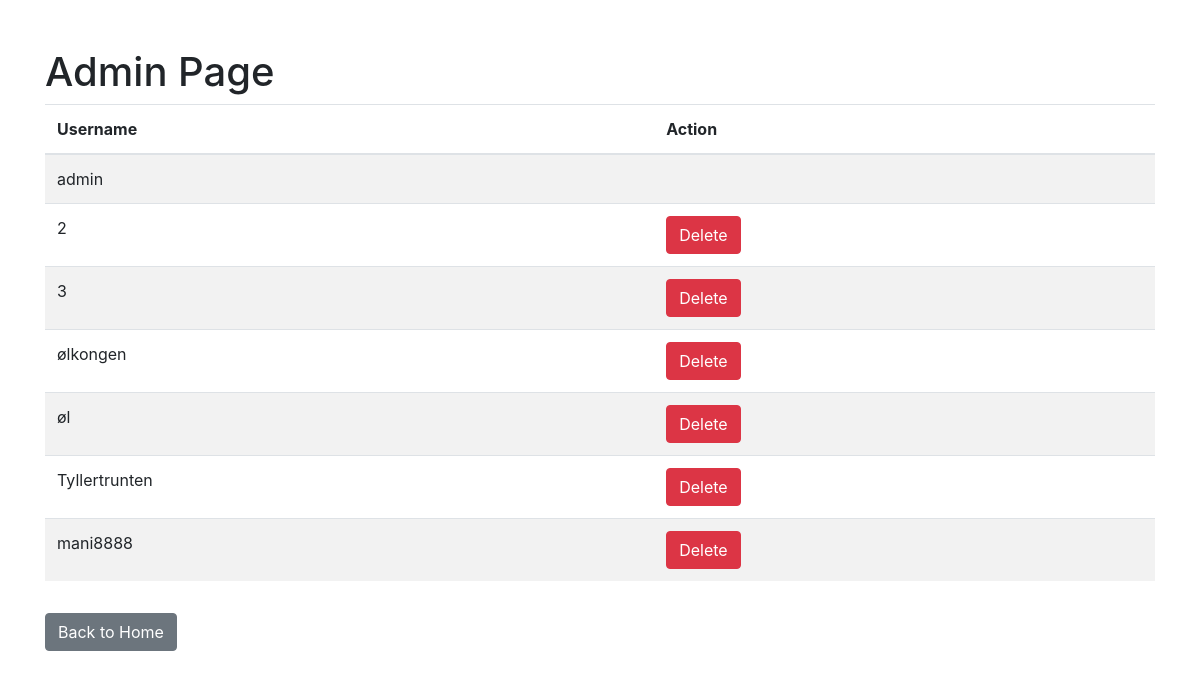
The app's page /admin (signed in) with its own data.
### app.py (models this page shows)
class User(db.Model):
    id = db.Column(db.Integer, primary_key=True)
    username = db.Column(db.String(150), unique=True, nullable=False)
    password = db.Column(db.String(150), nullable=False)
    is_admin = db.Column(db.Boolean, default=False)
    beers = db.relationship('BeerLog', backref='user', lazy=True)

### app.py (the view)
@app.route('/admin')
def admin():
    if 'user_id' in session:
        user = db.session.get(User, session['user_id'])
        if user and user.is_admin:
            users = User.query.all()
            return render_template('admin.html', users=users)
    return redirect(url_for('login'))

### templates/admin.html (shortened to what this page needs)
<!DOCTYPE html>
<html>
<head>
    <link rel="stylesheet" href="https://stackpath.bootstrapcdn.com/bootstrap/4.5.2/css/bootstrap.min.css">
</head>
<body class="container">
    <h1 class="mt-5">Admin Page</h1>
    <table class="table table-striped">
        <thead>
            <tr>
                <th>Username</th>
                <th>Action</th>
            </tr>
        </thead>
        <tbody>
            {% for user in users %}
            <tr>
                <td>{{ user.username }}</td>
                <td>
                    {% if user.username != 'admin' %}
                    <form action="{{ url_for('delete_user', user_id=user.id) }}" method="post">
                        <button type="submit" class="btn btn-danger">Delete</button>
                    </form>
                    {% endif %}
                </td>
            </tr>
            {% endfor %}
        </tbody>
    </table>
    <a href="{{ url_for('index') }}" class="btn btn-secondary mt-3">Back to Home</a>
</body>
</html>

### records on screen
User: username "admin"
User: username "2"
User: username "3"
User: username "ølkongen"
User: username "øl"
User: username "Tyllertrunten"
User: username "mani8888"
